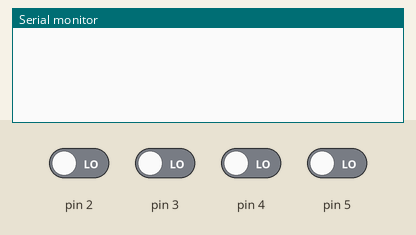
Recording of a sketch running on a simulated Arduino Uno, built with avr-gcc and run on an emulated ATmega328P. Parts: the last lines printed to the serial monitor. The test bench sets the inputs (shaded band); at power-on: pin 2–5 LOW.

Above: at 1.2 s.
1.3 s: pin 2 driven HIGH
At 1.41 s:
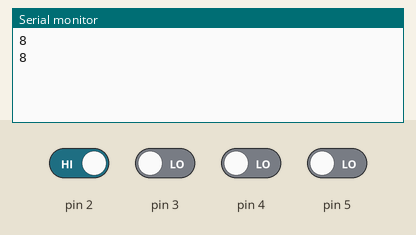
3.2 s: pin 3 driven HIGH
At 3.21 s:
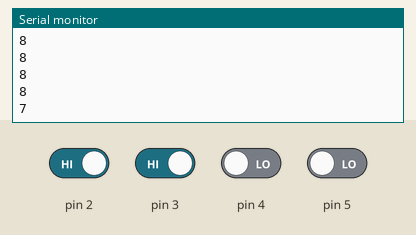
4.7 s: pin 4 driven HIGH
At 5.32 s:
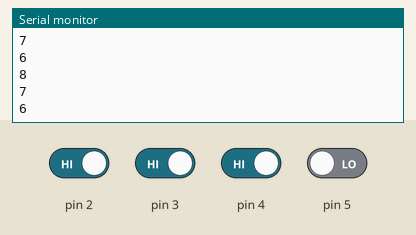
6.2 s: pin 5 driven HIGH
At 6.22 s:
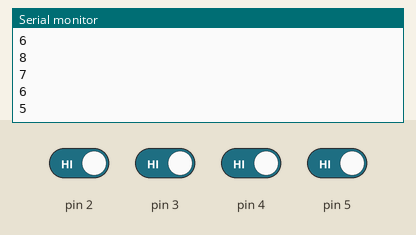
Timing chart, 0 to 8.7 s (numbered marks = the images above; inputs shaded):
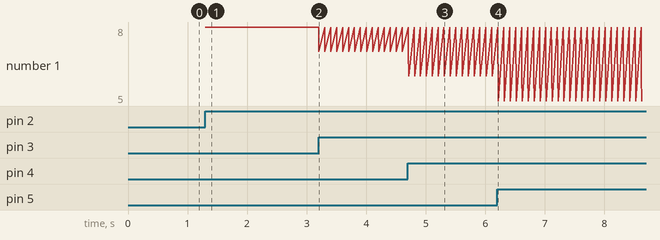

The sketch:

arduino.ino
```cpp
void setup () {
  Serial.begin(9600);

  pinMode(2, INPUT);
  pinMode(3, INPUT);
  pinMode(4, INPUT);
  pinMode(6, INPUT);
  }

  void loop() {

int buttonState2 = digitalRead(2);
int buttonState3 = digitalRead(3);
int buttonState4 = digitalRead(4);
int buttonState6 = digitalRead(5);

   if (buttonState2 == HIGH) {
    Serial.println(8);
   }
   if (buttonState3 == HIGH) {
    Serial.println(7);
   }
   if (buttonState4 == HIGH) {
    Serial.println(6);
   }
   if (buttonState6 == HIGH) {
    Serial.println(5);
   }

   delay(100);
   }
```

Measured:
- after the input at 1.3 s, the serial monitor: prints a new line at once (image 1)
- after the input at 3.2 s, the serial monitor: prints a new line at once (image 2)
- after the input at 4.7 s, the serial monitor: prints a new line at once (image 3)
- after the input at 6.2 s, the serial monitor: prints a new line at once (image 4)
- plotted number 1: 8 → 7 after the input at 3.2 s, 7 → 6 after the input at 4.7 s, 6 → 5 after the input at 6.2 s
